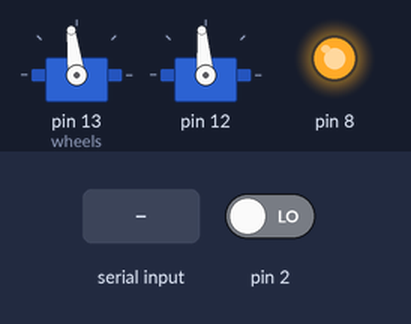
Bench run of a sketch on a simulated Arduino Uno, built with avr-gcc and run on an emulated ATmega328P. Shown: 2 × servo, output pins drawn as LEDs (lit = HIGH). The test bench sets the inputs (shaded band); at power-on: pin 2 LOW.

Above: at 1.7 s.
1.8 s: "F" received over the second serial link
At 2.4 s:
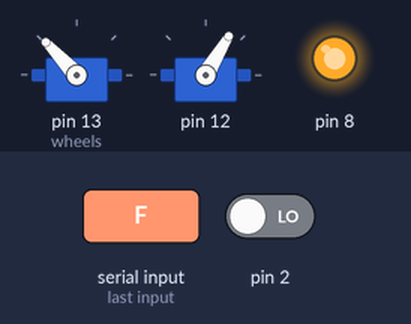
3.3 s: "B" received over the second serial link
At 3.6 s:
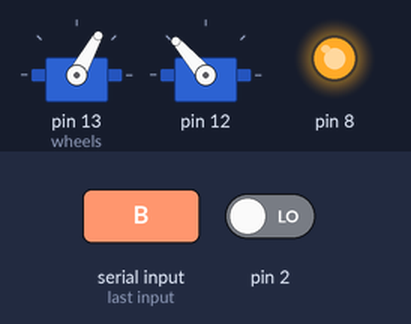
4.8 s: "L" received over the second serial link
At 5.9 s:
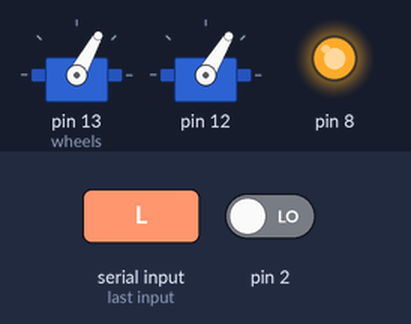
6.3 s: "R" received over the second serial link
At 7.0 s:
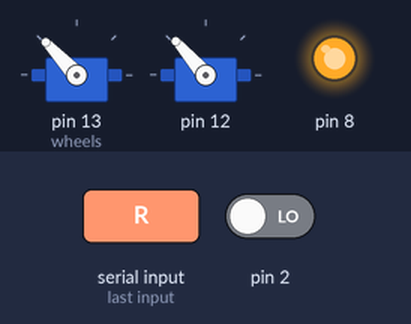
7.8 s: "S" received over the second serial link
At 8.2 s:
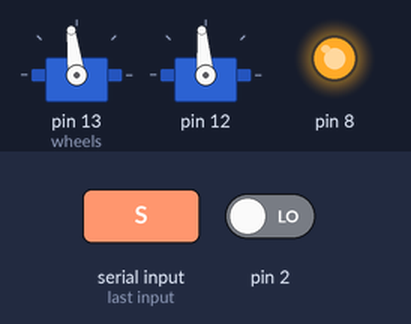
Timing chart, 0 to 10.3 s (numbered marks = the images above; inputs shaded):
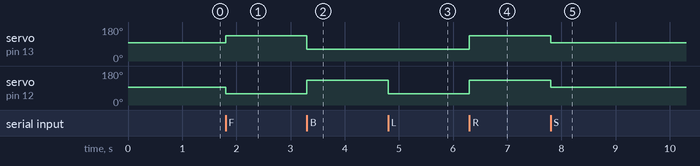

The sketch:

robot.ino
```cpp
#include "serial.hpp"
#include "Bluetooth.hpp"
#include "Wheels.hpp"
#include "Infrared.hpp"

core::Comm::Bluetooth slave{10, 9, 8};
core::Motive::Wheels wheels{};

core::Sensor::Infrared infraredFront{2};

void setup() {
    wheels.attach(13, 12);
    wheels.stayStill();
    delay(500);
}

class motor_coroutine {
    unsigned long long last_motor_ms = 0;

public:
    motor_coroutine() {}

    void run() {
        unsigned long long curr_time = millis();

        // Wait for 25 ms before making another move.
        if (curr_time - last_motor_ms < 25)
            return;

        if (slave.is_available()) {
            switch (slave.getChar_noblock()) {
                case 'F':
                    wheels.moveForward();
                    break;

                case 'B':
                    wheels.moveBackward();
                    break;

                case 'L':
                    wheels.turnLeft();
                    break;

                case 'R':
                    wheels.turnRight();
                    break;

                case 'S':
                    wheels.stayStill();
            }
        } else
            return;

        last_motor_ms = millis();
    }
};

motor_coroutine motor_co{};

void loop() {
    motor_co.run();

    if (infraredFront.has_obstacles()) {
        slave.print('F');
    }

    /*
    if (infraredFront.has_obstacles()) {
        slave.print('F');
    }
    if (infraredRight.has_obstacles()) {
        slave.print('R');
    }
    if (infraredLeft.has_obstacles()) {
        slave.print('L');
    }

    slave.flush();
    */
}
```

Measured:
- after the input at 1.8 s, servo on pin 13 (wheels): 97° → 133° at once; servo on pin 12: 95° → 59° at once
- after the input at 3.3 s, servo on pin 13 (wheels): 133° → 61° at once; servo on pin 12: 59° → 131° at once
- after the input at 4.8 s, servo on pin 12: 131° → 59° at once
- after the input at 6.3 s, servo on pin 13 (wheels): 61° → 133° at once; servo on pin 12: 59° → 131° at once
- after the input at 7.8 s, servo on pin 13 (wheels): 133° → 97° at once; servo on pin 12: 131° → 95° at once
